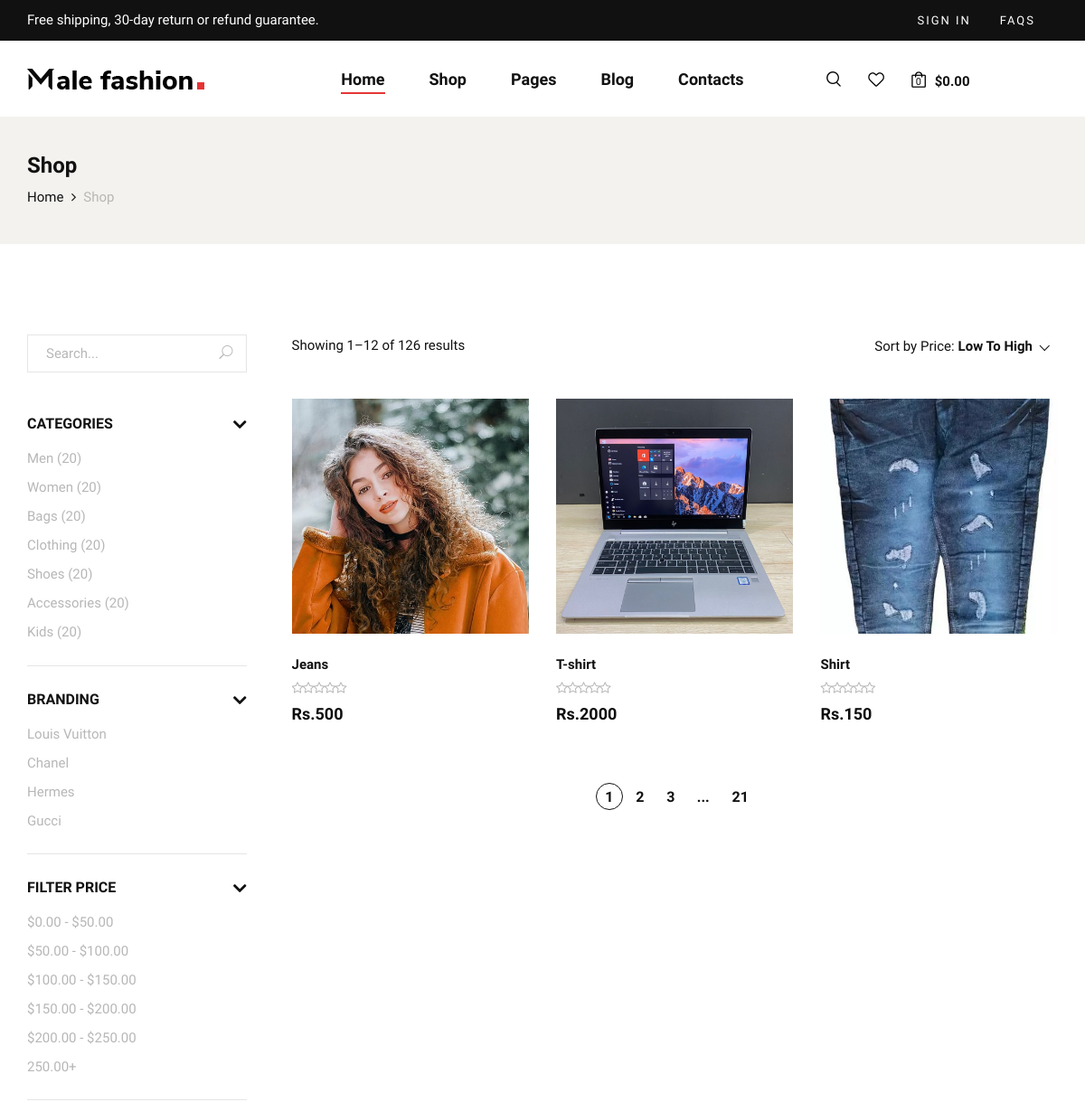
Page /shop/ (upper part) on the earlier database version.
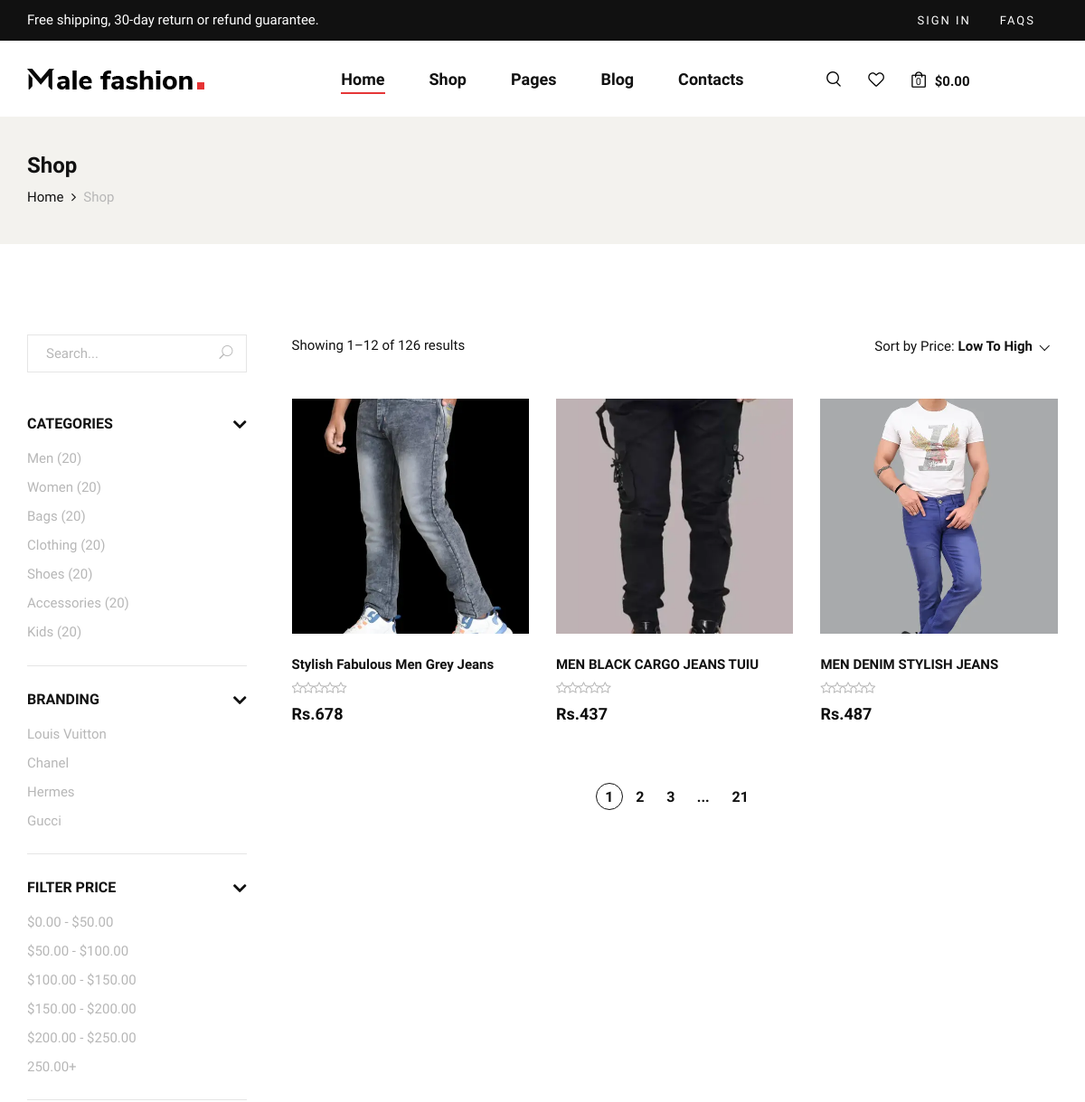
Same page on the later database version.
### mainapp/models.py (models this page shows)
class Product(models.Model):
    title = models.CharField(max_length=50)
    price = models.IntegerField()
    description = models.CharField(max_length=200)
    product_image = models.ImageField(upload_to='media')
    category = models.CharField(choices=CATEGORY,max_length=50,null=True,blank=True)
    size = models.CharField(max_length=20,null=True,blank=True)

### mainapp/views.py (the view)
# urls.py: path('shop/',views.shop),
def shop(request):
    data = Product.objects.all()
    return render(request,'shop.html',{'mydata':data})

### templates/shop.html (shortened to what this page needs)
{% extends "index.html" %}
{% block shop %}
{%load static%}
    <section class="breadcrumb-option">
        <div class="container">
            <div class="row">
                <div class="col-lg-12">
                    <div class="breadcrumb__text">
                        <h4>Shop</h4>
                        <div class="breadcrumb__links">
                            <a href="index/">Home</a>
                            <span>Shop</span>
                        </div>
                    </div>
                </div>
            </div>
        </div>
    </section>
    <section class="shop spad">
        <div class="container">
            <div class="row">
                <div class="col-lg-3">
                    <div class="shop__sidebar">
                        <div class="shop__sidebar__search">
                            <form action="#">
                                <input type="text" placeholder="Search...">
                                <button type="submit"><span class="icon_search"></span></button>
                            </form>
                        </div>
                        <div class="shop__sidebar__accordion">
                            <div class="accordion" id="accordionExample">
                                <div class="card">
                                    <div class="card-heading">
                                        <a data-toggle="collapse" data-target="#collapseOne">Categories</a>
                                    </div>
                                    <div id="collapseOne" class="collapse show" data-parent="#accordionExample">
                                        <div class="card-body">
                                            <div class="shop__sidebar__categories">
                                                <ul class="nice-scroll">
                                                    <li><a href="#">Men (20)</a></li>
                                                    <li><a href="#">Women (20)</a></li>
                                                    <li><a href="#">Bags (20)</a></li>
                                                    <li><a href="#">Clothing (20)</a></li>
                                                    <li><a href="#">Shoes (20)</a></li>
                                                    <li><a href="#">Accessories (20)</a></li>
                                                    <li><a href="#">Kids (20)</a></li>
                                                    <li><a href="#">Kids (20)</a></li>
                                                </ul>
                                            </div>
                                        </div>
                                    </div>
                                </div>
                                <div class="card">
                                    <div class="card-heading">
                                        <a data-toggle="collapse" data-target="#collapseTwo">Branding</a>
                                    </div>
                                    <div id="collapseTwo" class="collapse show" data-parent="#accordionExample">
                                        <div class="card-body">
                                            <div class="shop__sidebar__brand">
                                                <ul>
                                                    <li><a href="#">Louis Vuitton</a></li>
                                                    <li><a href="#">Chanel</a></li>
                                                    <li><a href="#">Hermes</a></li>
                                                    <li><a href="#">Gucci</a></li>
                                                </ul>
                                            </div>
                                        </div>
                                    </div>
                                </div>
                                <div class="card">
                                    <div class="card-heading">
                                        <a data-toggle="collapse" data-target="#collapseThree">Filter Price</a>
                                    </div>
                                    <div id="collapseThree" class="collapse show" data-parent="#accordionExample">
                                        <div class="card-body">
                                            <div class="shop__sidebar__price">
                                                <ul>
                                                    <li><a href="#">$0.00 - $50.00</a></li>
                                                    <li><a href="#">$50.00 - $100.00</a></li>
                                                    <li><a href="#">$100.00 - $150.00</a></li>
                                                    <li><a href="#">$150.00 - $200.00</a></li>
                                                    <li><a href="#">$200.00 - $250.00</a></li>
                                                    <li><a href="#">250.00+</a></li>
                                                </ul>
                                            </div>
                                        </div>
                                    </div>
                                </div>
                            </div>
                        </div>
                    </div>
                </div>
                <div class="col-lg-9">
                    <div class="shop__product__option">
                        <div class="row">
                            <div class="col-lg-6 col-md-6 col-sm-6">
                                <div class="shop__product__option__left">
                                    <p>Showing 1–12 of 126 results</p>
                                </div>
                            </div>
                            <div class="col-lg-6 col-md-6 col-sm-6">
                                <div class="shop__product__option__right">
                                    <p>Sort by Price:</p>
                                </div>
                            </div>
                        </div>
                    </div>
                    <div class="row">
                        {% for i in mydata %}
                        <div class="col-lg-4 col-md-6 col-sm-6">
                            <div class="product__item">
                                <div class="product__item__pic set-bg" data-setbg="/media/{{i.product_image}}">
                                </div>
                                <div class="product__item__text">
                                    <h6>{{i.title}}</h6>
                                    <div class="rating">
                                        <i class="fa fa-star-o"></i>
                                        <i class="fa fa-star-o"></i>
                                        <i class="fa fa-star-o"></i>
                                        <i class="fa fa-star-o"></i>
                                        <i class="fa fa-star-o"></i>
                                    </div>
                                    <h5>Rs.{{i.price}}</h5>
                                </div>
                            </div>
                        </div>
                        {% endfor %}
                    </div>
                    <div class="row">
                        <div class="col-lg-12">
                            <div class="product__pagination">
                                <a class="active" href="#">1</a>
                                <a href="#">2</a>
                                <a href="#">3</a>
                                <span>...</span>
                                <a href="#">21</a>
                            </div>
                        </div>
                    </div>
                </div>
            </div>
        </div>
    </section>
{% endblock shop %}

### templates/index.html (shortened to what this page needs)
<!DOCTYPE html>
{% load static %}
<html lang="zxx">
<head>
    <link rel="stylesheet" href="{% static 'css/bootstrap.min.css'%}" type="text/css">
    <link rel="stylesheet" href="{% static 'css/font-awesome.min.css'%}" type="text/css">
    <link rel="stylesheet" href="{% static 'css/elegant-icons.css'%}" type="text/css">
    <link rel="stylesheet" href="{% static 'css/magnific-popup.css'%}" type="text/css">
    <link rel="stylesheet" href="{% static 'css/nice-select.css'%}" type="text/css">
    <link rel="stylesheet" href="{% static 'css/owl.carousel.min.css'%}" type="text/css">
    <link rel="stylesheet" href="{% static 'css/slicknav.min.css'%}" type="text/css">
    <link rel="stylesheet" href="{% static 'css/style.css'%}" type="text/css">
</head>
<body>
    <header class="header">
        <div class="header__top">
            <div class="container">
                <div class="row">
                    <div class="col-lg-6 col-md-7">
                        <div class="header__top__left">
                            <p>Free shipping, 30-day return or refund guarantee.</p>
                        </div>
                    </div>
                    <div class="col-lg-6 col-md-5">
                        <div class="header__top__right">
                            <div class="header__top__links">
                                <a href="/signup/">Sign in</a>
                                <a href="#">FAQs</a>
                            </div>
                        </div>
                    </div>
                </div>
            </div>
        </div>
        <div class="container">
            <div class="row">
                <div class="col-lg-3 col-md-3">
                    <div class="header__logo">
                        <a href="./index.html"><img src="{% static 'img/logo.png'%}" alt=""></a>
                    </div>
                </div>
                <div class="col-lg-6 col-md-6">
                    <nav class="header__menu mobile-menu">
                        <ul>
                            <li class="active"><a href="/">Home</a></li>
                            <li><a href="/shop/">Shop</a></li>
                            <li><a href="#">Pages</a>
                            </li>
                            <li><a href="/blog/">Blog</a></li>
                            <li><a href="/contact/">Contacts</a></li>
                        </ul>
                    </nav>
                </div>
                <div class="col-lg-2 col-md-2">
                    <div class="header__nav__option">
                        <a href="#" class="search-switch"><img src="{% static 'img/icon/search.png'%}" alt=""></a>
                        <a href="#"><img src="{% static 'img/icon/heart.png'%}" alt=""></a>
                        <a href="#"><img src="{% static 'img/icon/cart.png'%}" alt=""> <span>0</span></a>
                        <div class="price">$0.00</div>
                    </div>
                </div>
            </div>
        </div>
    </header>
    {% block shop %}{% endblock shop %}
</body>
</html>

Differences in the rows shown:
removed Product: shows a picture, title "Jeans", price "500"
removed Product: shows a picture, title "T-shirt", price "2000"
removed Product: shows a picture, title "Shirt", price "150"
added Product: shows a picture, title "Stylish Fabulous Men Grey Jeans", price "678"
added Product: shows a picture, title "MEN BLACK CARGO JEANS TUIU", price "437"
added Product: shows a picture, title "MEN DENIM STYLISH JEANS", price "487"
